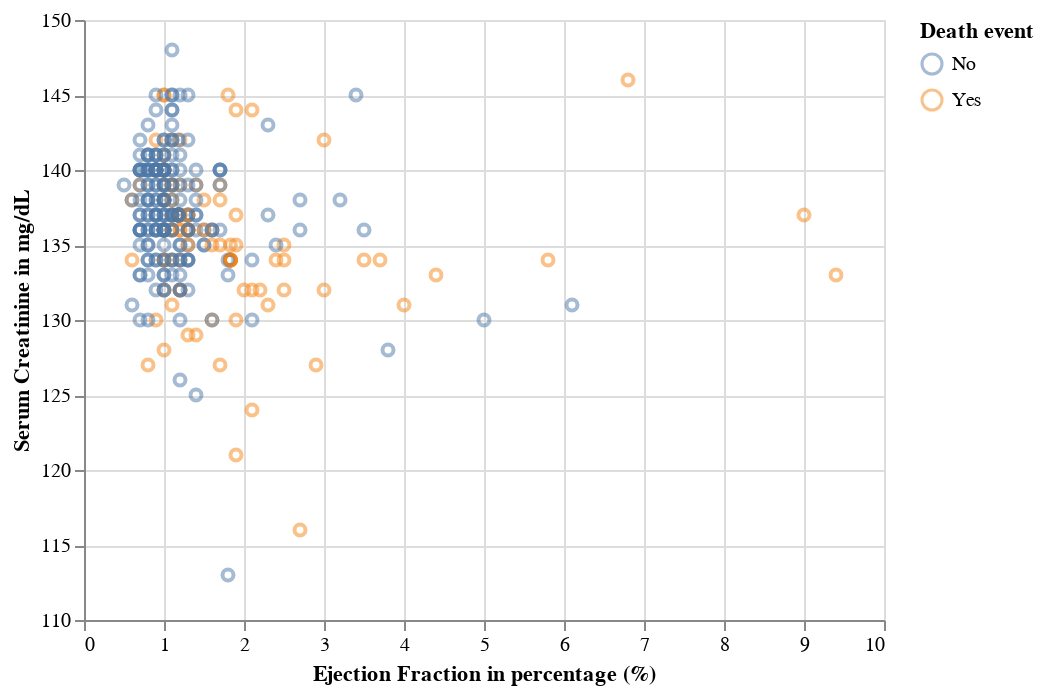

Source (notebook cell):
### Markdown cell above
Below is a chart that visualizes the relationship between Ejection Fraction and Serum Creatinine and how they both relate to the death event from the original database.

### Code cell
plot = alt.Chart(data).mark_point(opacity = 0.5).encode(
    x = alt.X('serum_creatinine', title = "Ejection Fraction in percentage (%)", scale=alt.Scale(zero=False)),
    y = alt.Y('serum_sodium', title = "Serum Creatinine in mg/dL", scale=alt.Scale(zero=False)),
    color = alt.Color('death_event', title = 'Death event')
)
plot

### Figure 1 — Vega-Lite specification as saved in the notebook (floating-point values rounded to 4 significant figures; data arrays with more than 128 entries replaced by an {"elided": "..."} marker saying what was removed)
{"config": {"view": {"continuousWidth": 400, "continuousHeight": 300}}, "data": {"name": "data-722bc695a583bbfced7df992e25c6801"}, "mark": {"type": "point", "opacity": 0.5}, "encoding": {"color": {"field": "death_event", "title": "Death event", "type": "nominal"}, "x": {"field": "serum_creatinine", "scale": {"zero": false}, "title": "Ejection Fraction in percentage (%)", "type": "quantitative"}, "y": {"field": "serum_sodium", "scale": {"zero": false}, "title": "Serum Creatinine in mg/dL", "type": "quantitative"}}, "$schema": "https://vega.github.io/schema/vega-lite/v4.17.0.json", "datasets": {"data-722bc695a583bbfced7df992e25c6801": {"elided": "299 records"}}}
